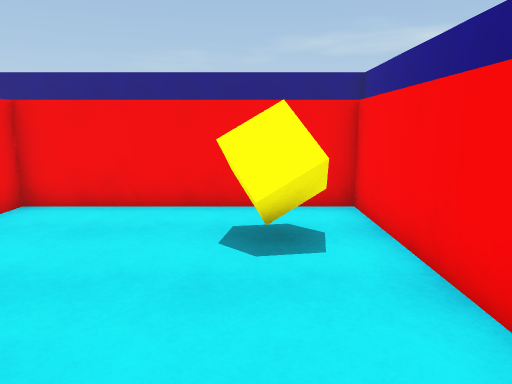
View 1 (above)

24 first-person views from a walk through a 3-D level made in the Unity game engine. The camera is 1.5 m above the floor, tilts 10° down and sees 70° across. The floor is counted in squares, 1 m on a side. Each view is taken from the middle of a square. On the plan, view 1 faces up. The plan holds only what a view shows up to about 16 squares ahead; the rest is blank. The place goes on beyond the plan.

View 2
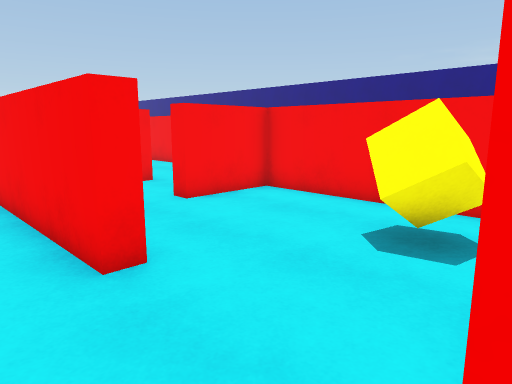

View 3
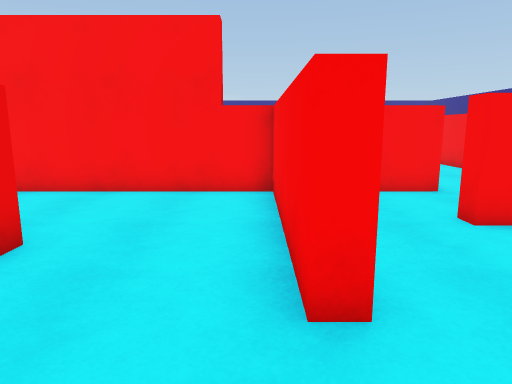

View 4
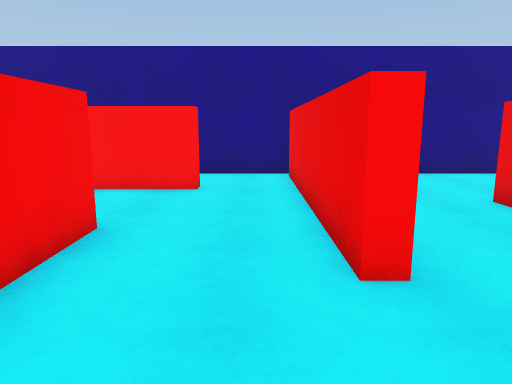

View 5
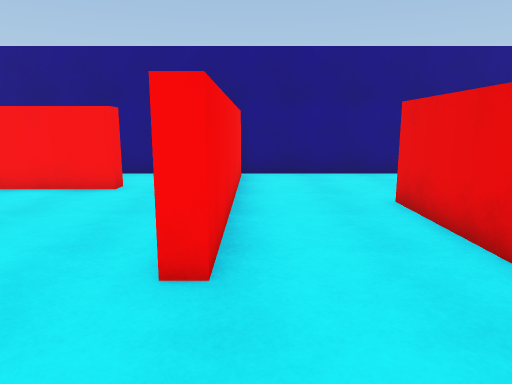

View 6
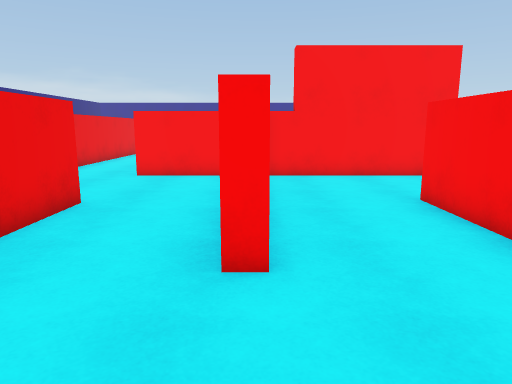

View 7
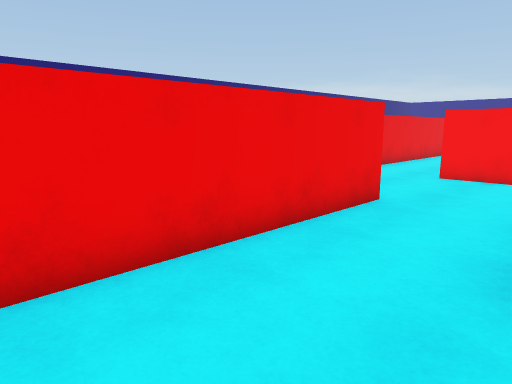

View 8
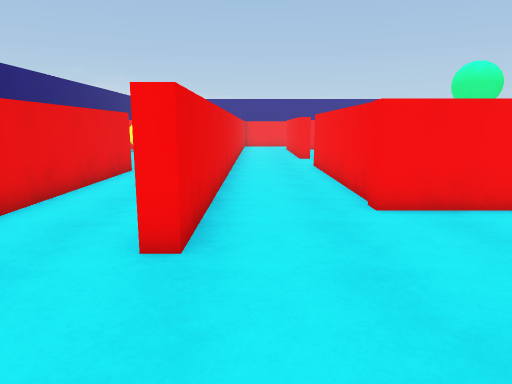

View 9
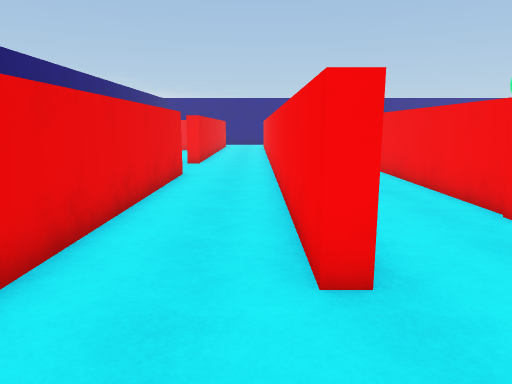

View 10
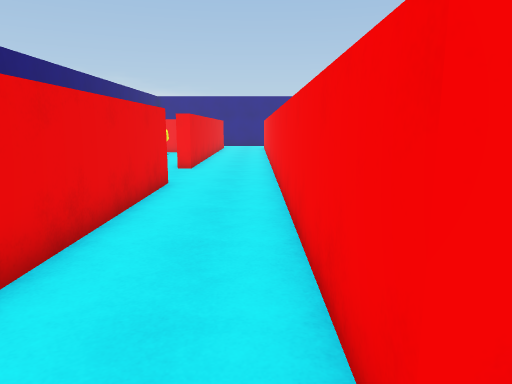

View 11
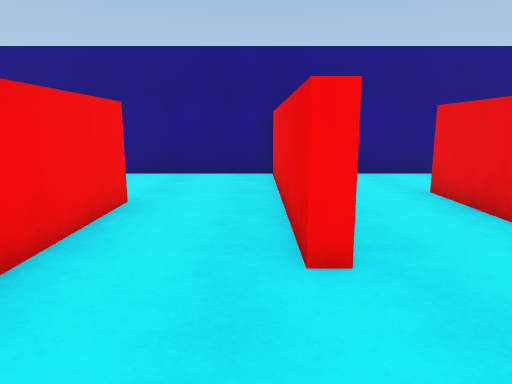

View 12
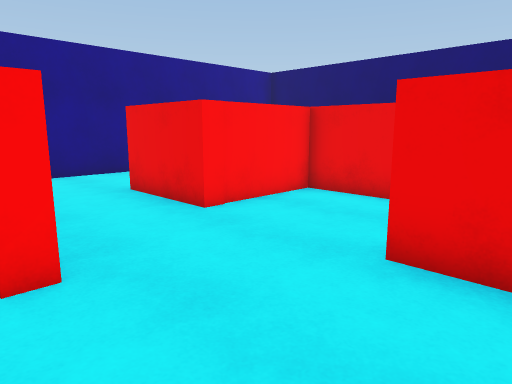

View 13
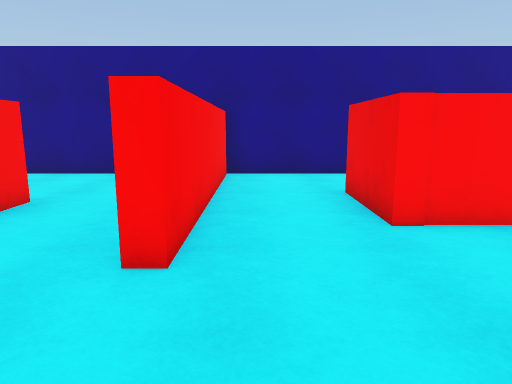

View 14
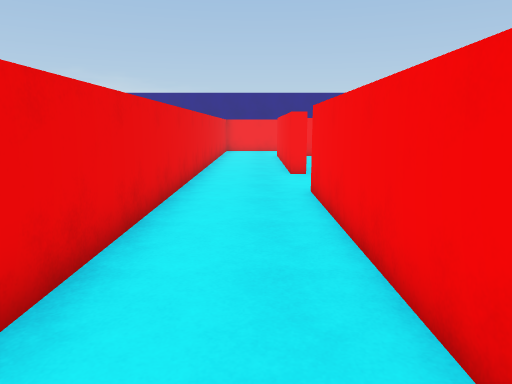

View 15
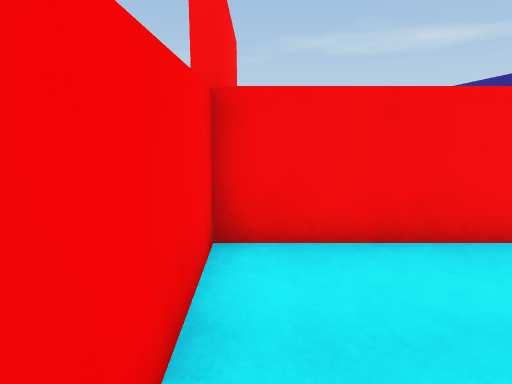

View 16
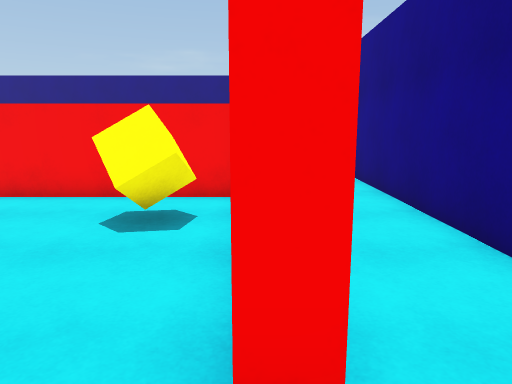

View 17
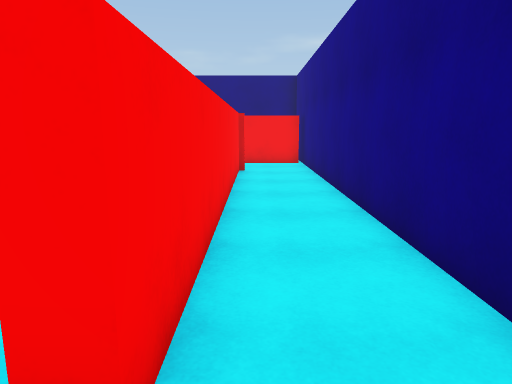

View 18
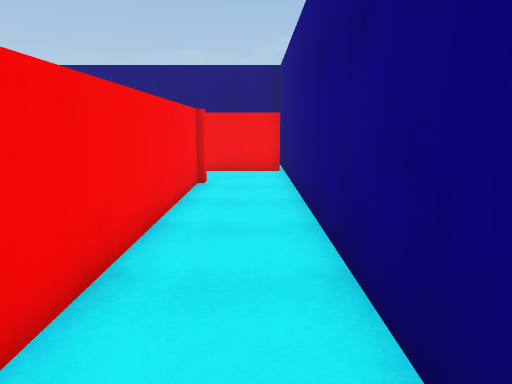

View 19
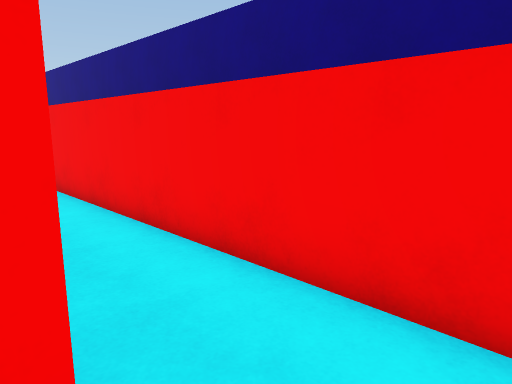

View 20
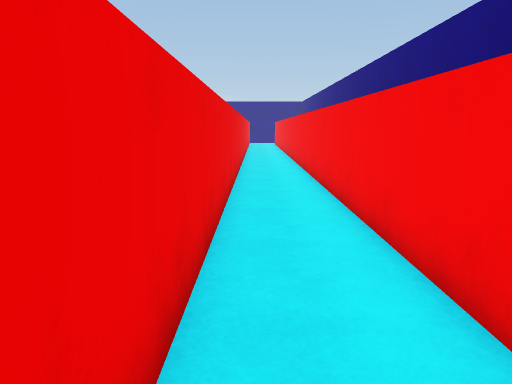

View 21
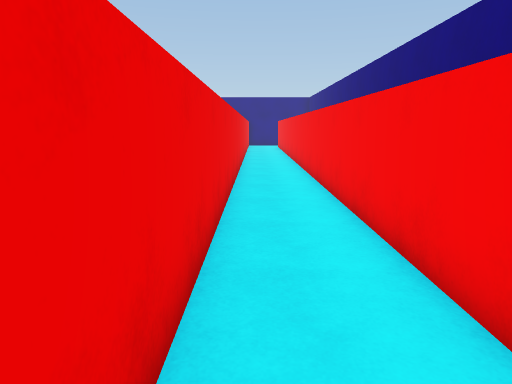

View 22
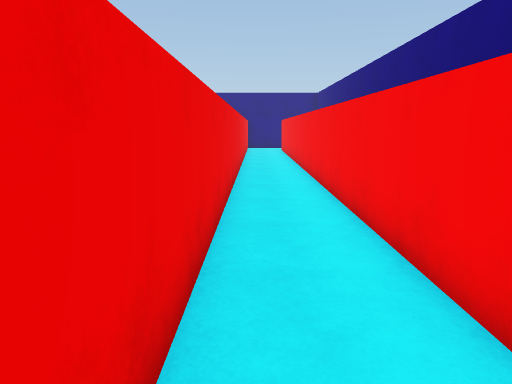

View 23
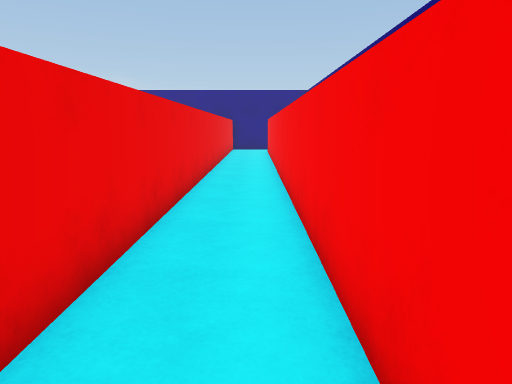

View 24
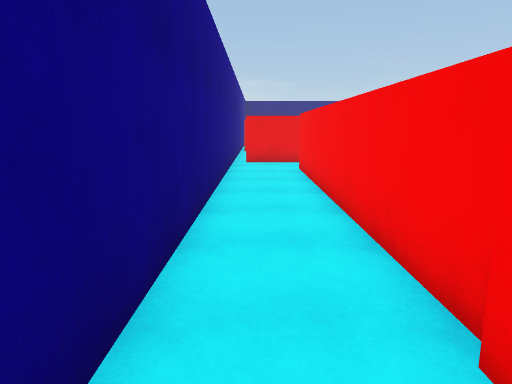

### Floor plan
Points are (right, up) in squares from view 1. A wall is a line through its corners. A room is listed if a view was taken in it or the views show most of it. See-through windows are left out.
Room 1 (views 1, 3, 4, 5, 6, 7, 9, 10, 11, 12, 13, 14, 15)
walls: (-3.1, -5.9) (0.4, -5.9) (0.4, -6.4) (-7.6, -6.4) (-7.6, -9.7) (-15.6, -9.7); (-3.3, -10) (-3.3, -9.5) (4.8, -9.5); (-3.6, -16.4) (-1.5, -16.4) (-1.5, -13.1); (-1.6, 2) (-1.6, 1.4) (-7.6, 1.4) (-7.6, -5.6); (4, -2.5) (-3.6, -2.5) (-3.6, -2) (1.6, -2); (1.9, 0.5) (1.9, 6.9) (-4.5, 6.9) (-4.5, 4.4) (-5.1, 4.4); (5, -9.9) (5, -2); (-16.5, -12.9) (-5.2, -12.9) (-5.2, -13.4) (-19.5, -13.4); (-14, -16.4) (-5.2, -16.4); (-19.5, -16.4) (-17.5, -16.4) (-17.5, -17)
ways out: opening at (2, -0.5) to room 2; opening at (-2.5, -11.5) to room 3; opening at (-15.5, -11.5); opening at (-5, 3.5)
objects: yellow cube (0, 5) to (1, 5)
Room 2 (views 2, 16, 17, 18, 19, 20, 21, 22, 23, 24)
walls: (2.4, 12) (2.4, 0.5) (1.9, 0.5); (2.6, 12.5) (2.6, 11.9); (4.9, 14.7) (-19.5, 14.7); (1.6, -2) (4.5, -2); (-19.5, 12.4) (1.2, 12.4); (5, -2) (5, 14.9)
ways out: opening at (2, -0.5) to room 1
Room 3 (view 8)
walls: (5, -14.9) (5, -9.9); (-1.5, -13.1) (1.5, -13.1); (4.8, -10) (-3.3, -10)
ways out: opening at (-2.5, -11.5) to room 1

Where each view was taken, in squares from view 1:
view 1: 0 up, 0 right, facing up
view 2: 0 up, 2 right, facing up-left
view 3: 1 up, 1 right, facing left
view 4: 1 down, 7 left, facing right
view 5: 3 down, 7 left, facing right
view 6: 6 down, 4 right, facing left
view 7: 6 down, 4 right, facing down-left
view 8: 12 down, 1 left, facing left
view 9: 14 down, 2 left, facing left
view 10: 14 down, 4 left, facing left
view 11: 9 down, 7 left, facing right
view 12: 9 down, 7 left, facing down-right
view 13: 11 down, 7 left, facing right
view 14: 11 down, 7 left, facing left
view 15: 11 down, 7 left, facing up
view 16: 1 down, 2 right, facing up
view 17: 1 down, 3 right, facing up
view 18: 2 up, 4 right, facing up
view 19: 12 up, 4 right, facing up-left
view 20: 13 up, 2 right, facing left
view 21: 13 up, 3 left, facing left
view 22: 13 up, 7 left, facing left
view 23: 14 up, 9 left, facing left
view 24: 14 up, 4 right, facing down
